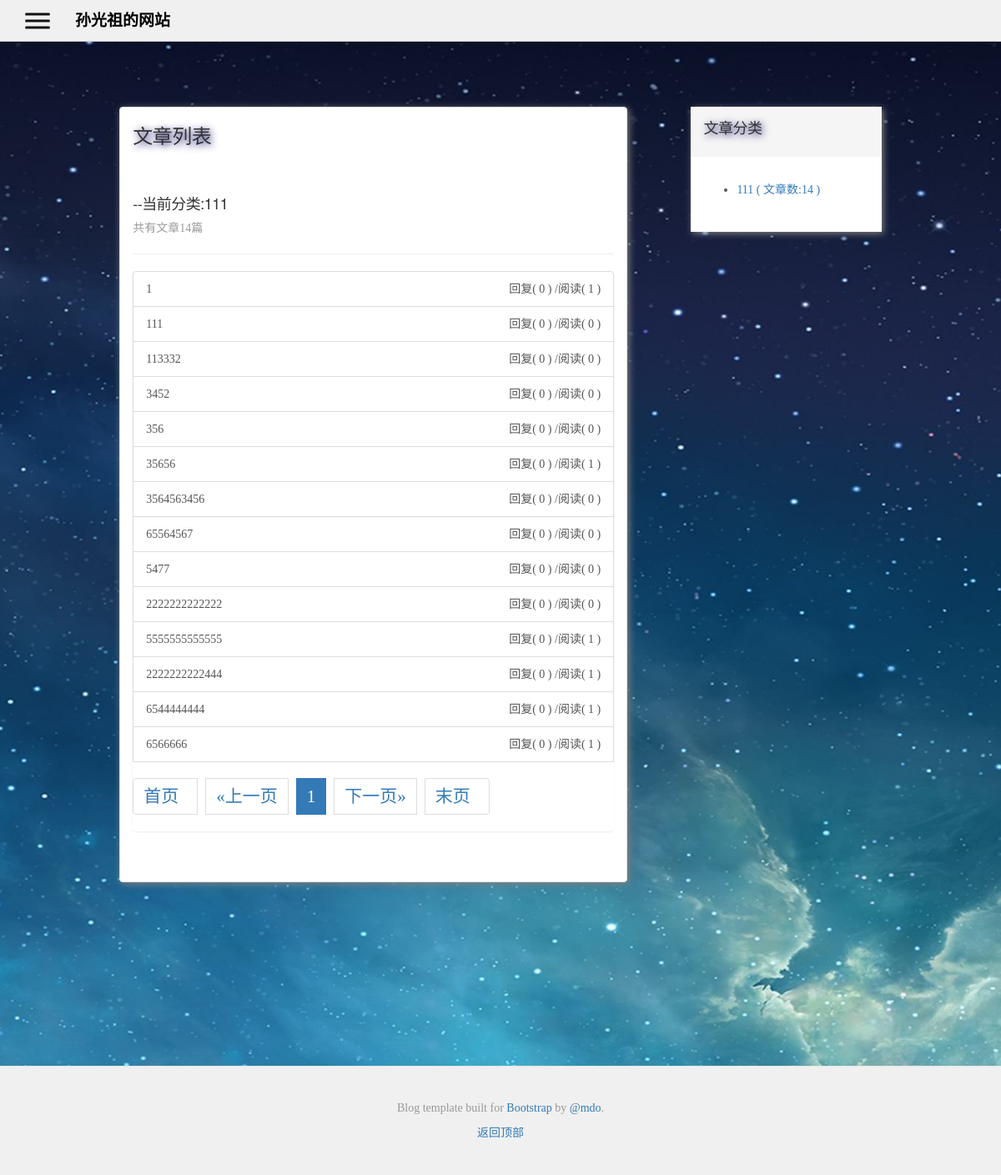
The app's page /article/articles_with_type/1, older data.
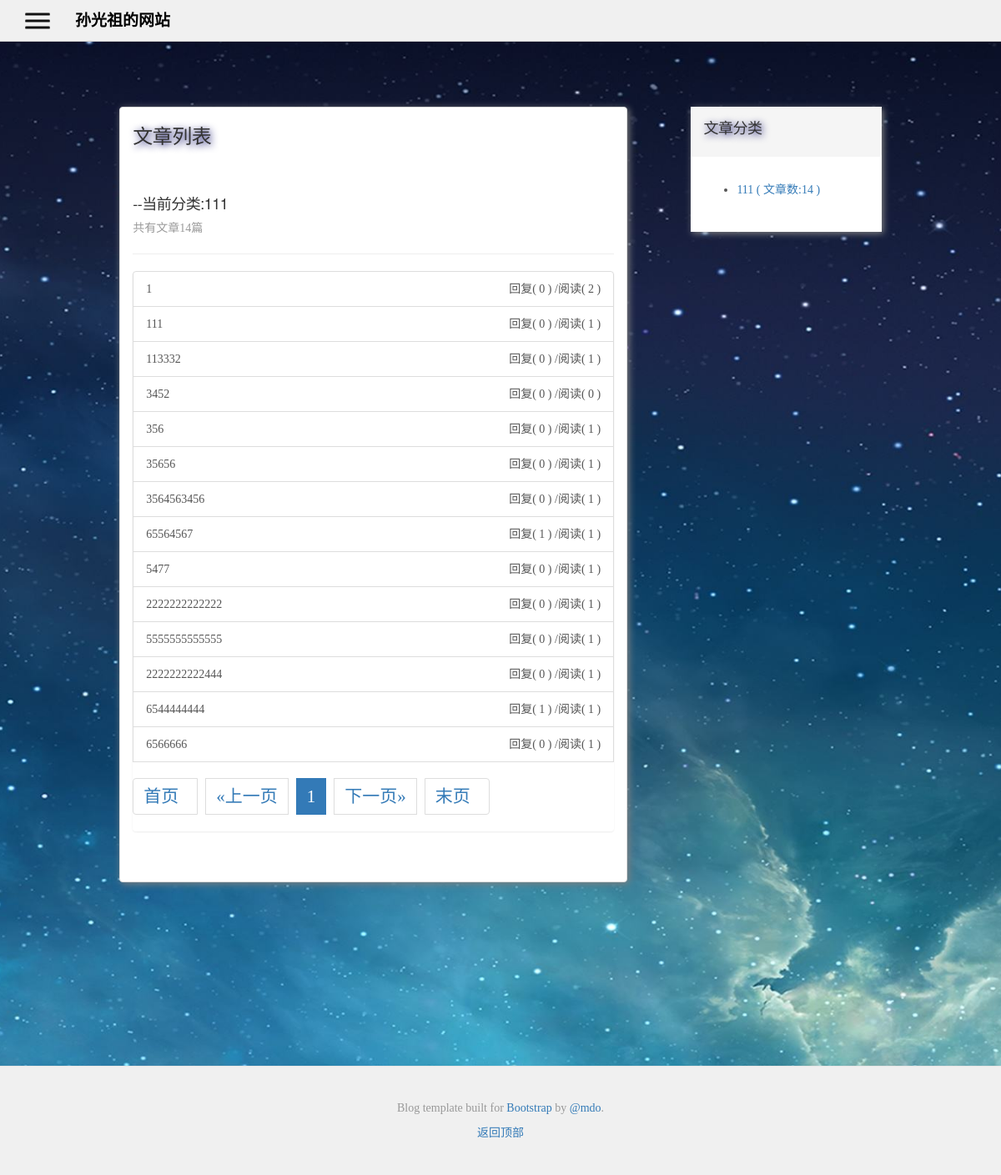
The same page, newer data.
### article/models.py (models this page shows, shortened)
class Article(models.Model):
	title = models.CharField(max_length=50)
	content = RichTextField()
	article_type = models.ForeignKey(ArticleType, on_delete=models.DO_NOTHING)
	author = models.ForeignKey(User, on_delete=models.DO_NOTHING)
	read_count = models.IntegerField(default=0)
	created_time = models.DateTimeField(auto_now_add=True)
	update_time = models.DateTimeField(auto_now=True)
	is_deleted = models.NullBooleanField(default=False)
	class Meta:
		ordering = ['-created_time']

### article/views.py (the view)
# urls.py: path('articles_with_type/<int:type_id>', articles_with_type, name='articles_with_type'),
def articles_with_type(request, type_id):
	type_name = ArticleType.objects.get(id=type_id).type_name
	articles = Article.objects.filter(article_type=type_id).annotate(comment_num=Count('articlecomment'))
	context = list_display(request, articles, 15)
	context['articles'] = articles
	context['type_name'] = type_name
	context['type_list'] = ArticleType.objects.annotate(article_num=Count('article'))
	response = render(request, "article/articles_with_type.html", context)
	return response

### my_site/common.py (called while the page is built)
def list_display(request, objs, num_per_page):
	page_num = int(request.GET.get('page', 1))
	paginator = Paginator(objs, num_per_page)
	page_now = paginator.get_page(page_num)
	page_count = paginator.num_pages
	if page_num <= 5:
		page_range = list(range(1, min(9, page_count) + 1))
	elif 5 < page_num and page_count <= 9:
		page_range = list(range(1, page_count + 1))
	else:
		page_range = list(range(page_num - 4, min(page_num + 4, page_count + 1)))
	context = dict()
	context['page_now'] = page_now
	context['page_num'] = page_num
	context['page_count'] = page_count
	context['page_range'] = page_range
	return context

### templates/article/articles_with_type.html
{% extends 'base.html' %}
{% block container %}
<div class="col-sm-8 panel panel-default blog-main">
    <div class="blog-header">
        <h3>文章列表</h3>
    </div>
    <div class="blog-post">
        <h4>--当前分类:{{ type_name }}</h4>
        <p class="blog-post-meta">共有文章{{ articles|length }}篇</p>
        <hr>
        <div class="list-group">
            {% for article in page_now %}
            <a class="list-group-item" href="{% url 'article_detail' article.id %}">{{ article.title }}
                <span class="pull-right">阅读( {{ article.read_count }} )</span>
                <span class="pull-right">回复( {{ article.comment_num }} ) / </span></a>
            {% empty %}
            暂无内容
            {% endfor %}
            {% if page_now %}
            {% include 'page_nav.html' %}
            {% endif %}
        </div>
    </div>
</div>
{% include 'article/type_list.html' %}
{% endblock %}

Row changes from the older to the newer data that the page shows:
changed Article (number 1 of 14 on the later page): read_count "1" → "2"
changed Article (number 2 of 14 on the later page): read_count "0" → "1"
changed Article (number 3 of 14 on the later page): read_count "0" → "1"
changed Article (number 5 of 14 on the later page): read_count "0" → "1"
changed Article (number 7 of 14 on the later page): read_count "0" → "1"
changed Article (number 8 of 14 on the later page): read_count "0" → "1"; comment_num "0" → "1"
changed Article (number 9 of 14 on the later page): read_count "0" → "1"
changed Article (number 10 of 14 on the later page): read_count "0" → "1"
computed for Article (number 13 of 14 on the later page): comment_num "0" → "1"
